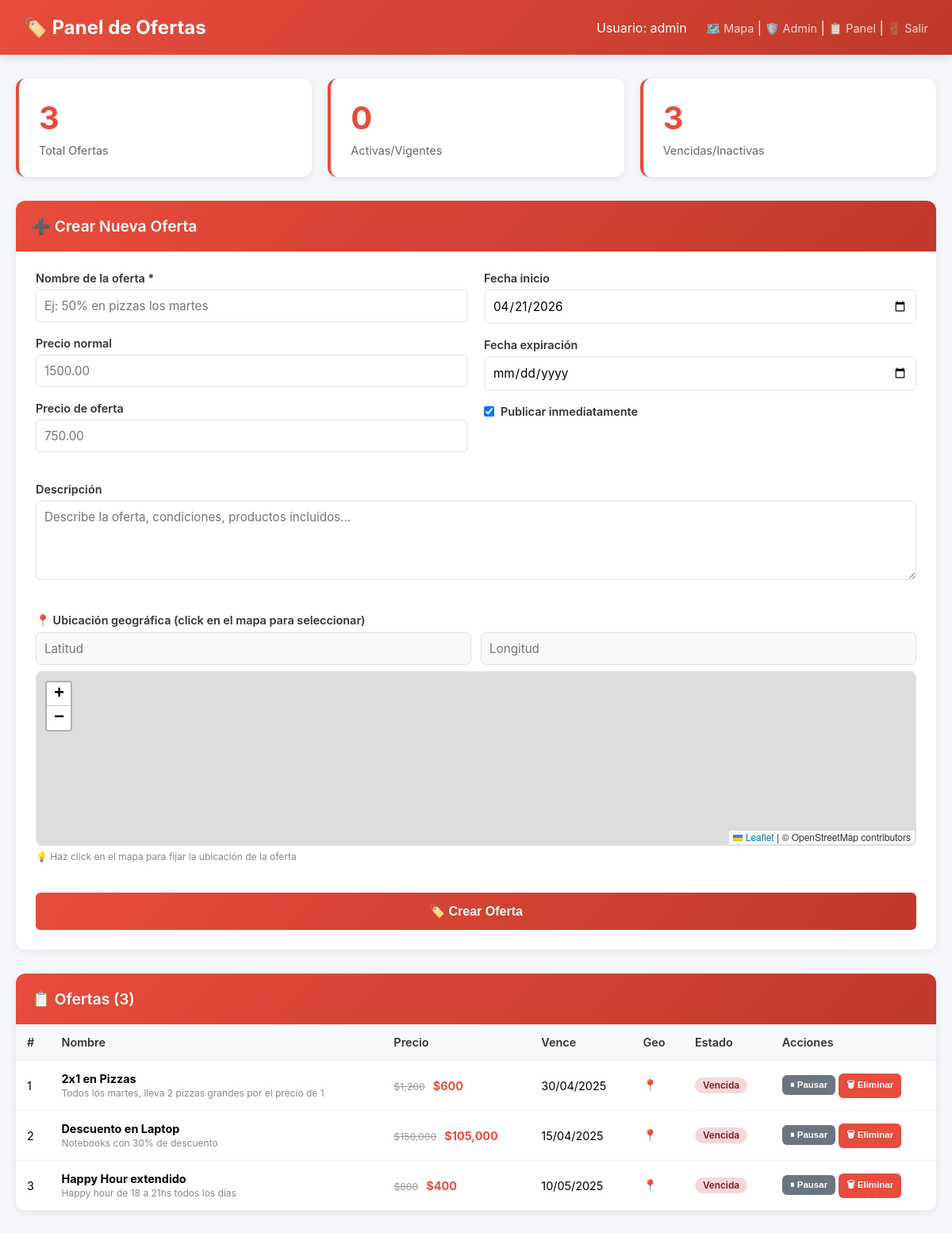
Screenshot of /admin/ofertas/dashboard.php (signed in) with the database file from the repository.
### tables this page shows
CREATE TABLE `ofertas` (
  `id` int(11) NOT NULL,
  `nombre` varchar(255) NOT NULL,
  `descripcion` text DEFAULT NULL,
  `precio_normal` decimal(10,2) DEFAULT NULL,
  `precio_oferta` decimal(10,2) DEFAULT NULL,
  `fecha_inicio` date NOT NULL,
  `fecha_expiracion` date DEFAULT NULL,
  `imagen_url` varchar(255) DEFAULT NULL,
  `lat` decimal(10,8) NOT NULL COMMENT 'Latitud de la oferta',
  `lng` decimal(11,8) NOT NULL COMMENT 'Longitud de la oferta',
  `business_id` int(11) DEFAULT NULL COMMENT 'ID del negocio relacionado (si aplica)',
  `activo` tinyint(1) NOT NULL DEFAULT 1,
  `created_at` timestamp NOT NULL DEFAULT current_timestamp(),
  `updated_at` timestamp NOT NULL DEFAULT current_timestamp() ON UPDATE current_timestamp(),
  `es_destacada` tinyint(1) NOT NULL DEFAULT 0
);

### models/Oferta.php (called while the page is built, shortened)
<?php
class Oferta
{
    public static function getAll(): array
    {
        $db = Database::getInstance()->getConnection();
        return $db->query("SELECT * FROM ofertas ORDER BY created_at DESC")
                  ->fetchAll(PDO::FETCH_ASSOC);
    }
    public static function getStats(): array
    {
        $db  = Database::getInstance()->getConnection();
        $row = $db->query(
            "SELECT
                COUNT(*)                                           AS total,
                SUM(activo = 1 AND (fecha_expiracion IS NULL OR fecha_expiracion >= CURDATE())) AS activas,
                SUM(activo = 0 OR fecha_expiracion < CURDATE())   AS vencidas
             FROM ofertas"
        )->fetch(PDO::FETCH_ASSOC);
        return $row ?: ['total' => 0, 'activas' => 0, 'vencidas' => 0];
    }
}

### admin/ofertas/dashboard.php (the view, shortened to what this page needs)
<?php
require_once __DIR__ . '/../../models/Oferta.php';
$ofertas = Oferta::getAll();
$stats   = Oferta::getStats();
?>
<!DOCTYPE html>
<html lang="es">
<head>
    <link rel="stylesheet" href="https://unpkg.com/leaflet@1.9.4/dist/leaflet.css" />
</head>
<body>
<header>
    <h1>🏷️ Panel de Ofertas</h1>
    <div>
        <span style="margin-right:20px;">Usuario: <?php echo htmlspecialchars($_SESSION['user_name']); ?></span>
        <a href="/">🗺️ Mapa</a> |
        <a href="/admin/dashboard.php">🛡️ Admin</a> |
        <a href="/admin/index.php">📋 Panel</a> |
        <a href="/logout">🚪 Salir</a>
    </div>
</header>
<div class="container">
    <div class="stats">
        <div class="stat-card">
            <div class="number"><?php echo $stats['total']; ?></div>
            <div class="label">Total Ofertas</div>
        </div>
        <div class="stat-card">
            <div class="number"><?php echo $stats['activas']; ?></div>
            <div class="label">Activas/Vigentes</div>
        </div>
        <div class="stat-card">
            <div class="number"><?php echo $stats['vencidas']; ?></div>
            <div class="label">Vencidas/Inactivas</div>
        </div>
    </div>
    <div class="section">
        <div class="section-header">➕ Crear Nueva Oferta</div>
        <form method="post" class="form-grid">
            <div>
                <div class="form-group">
                    <label>Nombre de la oferta *</label>
                    <input type="text" name="nombre" required placeholder="Ej: 50% en pizzas los martes">
                </div>
                <div class="form-group">
                    <label>Precio normal</label>
                    <input type="number" name="precio_normal" step="0.01" min="0" placeholder="1500.00">
                </div>
                <div class="form-group">
                    <label>Precio de oferta</label>
                    <input type="number" name="precio_oferta" step="0.01" min="0" placeholder="750.00">
                </div>
            </div>
            <div>
                <div class="form-group">
                    <label>Fecha inicio</label>
                    <input type="date" name="fecha_inicio" value="<?php echo date('Y-m-d'); ?>">
                </div>
                <div class="form-group">
                    <label>Fecha expiración</label>
                    <input type="date" name="fecha_expiracion">
                </div>
                <div class="form-group" style="display:flex;align-items:center;gap:8px;">
                    <input type="checkbox" name="activo" id="activo" checked style="width:auto;margin:0;">
                    <label for="activo" style="margin:0;font-weight:600;cursor:pointer;">Publicar inmediatamente</label>
                </div>
            </div>
            <div class="form-full">
                <div class="form-group">
                    <label>Descripción</label>
                    <textarea name="descripcion" placeholder="Describe la oferta, condiciones, productos incluidos..."></textarea>
                </div>
            </div>
            <div class="form-full">
                <div class="form-group">
                    <label>📍 Ubicación geográfica (click en el mapa para seleccionar)</label>
                    <div class="geo-row">
                        <input type="number" name="lat" id="input-lat" step="any" placeholder="Latitud" readonly style="background:#f8f9fa;">
                        <input type="number" name="lng" id="input-lng" step="any" placeholder="Longitud" readonly style="background:#f8f9fa;">
                    </div>
                    <div id="mini-map"></div>
                    <p style="font-size:12px;color:#888;margin-top:6px;">💡 Haz click en el mapa para fijar la ubicación de la oferta</p>
                </div>
            </div>
            <div class="form-full">
                <button type="submit" class="btn btn-primary" style="width:100%;padding:14px;font-size:1em;">🏷️ Crear Oferta</button>
            </div>
        </form>
    </div>
    <div class="section">
        <div class="section-header">📋 Ofertas (<?php echo count($ofertas); ?>)</div>
        <?php if (empty($ofertas)): ?>
            <div style="padding:30px;text-align:center;color:#999;">No hay ofertas aún</div>
        <?php else: ?>
            <table>
                <thead>
                    <tr>
                        <th>#</th>
                        <th>Nombre</th>
                        <th>Precio</th>
                        <th>Vence</th>
                        <th>Geo</th>
                        <th>Estado</th>
                        <th>Acciones</th>
                    </tr>
                </thead>
                <tbody>
                    <?php foreach ($ofertas as $o):
                        $expired = $o['fecha_expiracion'] && $o['fecha_expiracion'] < date('Y-m-d');
                        $badgeClass = !$o['activo'] ? 'badge-inactive' : ($expired ? 'badge-expired' : 'badge-active');
                        $badgeLabel = !$o['activo'] ? 'Inactiva' : ($expired ? 'Vencida' : 'Activa');
                    ?>
                    <tr>
                        <td><?php echo $o['id']; ?></td>
                        <td>
                            <strong><?php echo htmlspecialchars($o['nombre']); ?></strong>
                            <?php if ($o['descripcion']): ?>
                                <br><small style="color:#888;"><?php echo htmlspecialchars(substr($o['descripcion'], 0, 60)); ?><?php echo strlen($o['descripcion']) > 60 ? '…' : ''; ?></small>
                            <?php endif; ?>
                        </td>
                        <td>
                            <?php if ($o['precio_normal']): ?>
                                <span class="price-old">$<?php echo number_format($o['precio_normal'], 0); ?></span>
                            <?php endif; ?>
                            <?php if ($o['precio_oferta']): ?>
                                <span class="price-tag">$<?php echo number_format($o['precio_oferta'], 0); ?></span>
                            <?php else: ?>
                                <span style="color:#999;">—</span>
                            <?php endif; ?>
                        </td>
                        <td><?php echo $o['fecha_expiracion'] ? date('d/m/Y', strtotime($o['fecha_expiracion'])) : '<span style="color:#999;">Sin vencimiento</span>'; ?></td>
                        <td><?php echo ($o['lat'] && $o['lng']) ? '<span style="color:#27ae60;">📍</span>' : '<span style="color:#ccc;">—</span>'; ?></td>
                        <td><span class="badge <?php echo $badgeClass; ?>"><?php echo $badgeLabel; ?></span></td>
                        <td style="white-space:nowrap;">
                            <form method="post" class="inline-form">
                                <button type="submit" class="btn btn-secondary" style="padding:6px 10px;font-size:.8em;">
                                    <?php echo $o['activo'] ? '⏸ Pausar' : '▶ Activar'; ?>
                                </button>
                            </form>
                            <form method="post" class="inline-form" onsubmit="return confirm('¿Eliminar esta oferta?')">
                                <button type="submit" class="btn btn-danger" style="padding:6px 10px;font-size:.8em;">🗑 Eliminar</button>
                            </form>
                        </td>
                    </tr>
                    <?php endforeach; ?>
                </tbody>
            </table>
        <?php endif; ?>
    </div>
</div>
</body>
</html>

### admin/ofertas/dashboard.php (style rules this page uses)
* { box-sizing: border-box; }
body { font-family: -apple-system, BlinkMacSystemFont, 'Segoe UI', sans-serif; margin: 0; background: #f5f6fa; }
header { background: linear-gradient(135deg, #e74c3c 0%, #c0392b 100%); color: white; padding: 20px 30px; display: flex; justify-content: space-between; align-items: center; box-shadow: 0 4px 12px rgba(0,0,0,.1); }
header h1 { margin: 0; font-size: 1.5em; }
header a { color: rgba(255,255,255,.8); text-decoration: none; font-size: .9em; transition: color .3s; }
.container { max-width: 1200px; margin: 30px auto; padding: 0 20px; }
.stats { display: grid; grid-template-columns: repeat(auto-fit, minmax(180px, 1fr)); gap: 20px; margin-bottom: 30px; }
.stat-card { background: white; padding: 25px; border-radius: 12px; box-shadow: 0 2px 8px rgba(0,0,0,.08); border-left: 4px solid #e74c3c; }
.stat-card .number { font-size: 2.5em; font-weight: bold; color: #e74c3c; }
.stat-card .label { color: #666; font-size: .9em; margin-top: 8px; }
.section { background: white; border-radius: 12px; box-shadow: 0 2px 8px rgba(0,0,0,.08); margin-bottom: 30px; overflow: hidden; }
.section-header { background: linear-gradient(135deg, #e74c3c 0%, #c0392b 100%); color: white; padding: 20px; font-size: 1.2em; font-weight: 600; }
.form-group { margin-bottom: 18px; }
.form-group label { display: block; margin-bottom: 6px; font-weight: 600; color: #333; font-size: .9em; }
.form-group input, .form-group textarea, .form-group select { width: 100%; padding: 10px; border: 1px solid #e0e0e0; border-radius: 6px; font-family: inherit; font-size: .95em; }
.form-group textarea { resize: vertical; min-height: 100px; }
.form-grid { padding: 25px; display: grid; grid-template-columns: 1fr 1fr; gap: 20px; }
.form-full { grid-column: 1/-1; }
.geo-row { display: grid; grid-template-columns: 1fr 1fr; gap: 12px; }
#mini-map { height: 220px; border-radius: 8px; border: 2px solid #e0e0e0; margin-top: 8px; }
table { width: 100%; border-collapse: collapse; }
th, td { padding: 14px; text-align: left; border-bottom: 1px solid #f0f0f0; font-size: .9em; }
th { background: #f8f9fa; font-weight: 600; color: #333; }
.badge { display: inline-block; padding: 3px 10px; border-radius: 20px; font-size: .82em; font-weight: 600; }
.badge-expired { background: #f8d7da; color: #721c24; }
.btn { padding: 9px 14px; border: none; border-radius: 6px; cursor: pointer; font-size: .88em; font-weight: 600; transition: all .3s; }
.btn-primary { background: linear-gradient(135deg, #e74c3c 0%, #c0392b 100%); color: white; }
.btn-danger { background: #e74c3c; color: white; }
.btn-secondary { background: #6c757d; color: white; }
.inline-form { display: inline; }
.price-tag { font-weight: 700; color: #e74c3c; }
.price-old { text-decoration: line-through; color: #999; font-size: .85em; margin-right: 6px; }

### rows the page displays
ofertas: id "1", nombre "2x1 en Pizzas", descripcion "Todos los martes, lleva 2 pizzas grandes por el precio de 1", precio_normal "1,200", precio_oferta "600", fecha_expiracion "30/04/2025", badgeLabel "Vencida", shows "⏸ Pausar"
ofertas: id "2", nombre "Descuento en Laptop", descripcion "Notebooks con 30% de descuento", precio_normal "150,000", precio_oferta "105,000", fecha_expiracion "15/04/2025", badgeLabel "Vencida", shows "⏸ Pausar"
ofertas: id "3", nombre "Happy Hour extendido", descripcion "Happy hour de 18 a 21hs todos los días", precio_normal "800", precio_oferta "400", fecha_expiracion "10/05/2025", badgeLabel "Vencida", shows "⏸ Pausar"

### other values shown
$_SESSION['user_name'] "admin"
$stats['total'] "3"
$stats['activas'] "0"
$stats['vencidas'] "3"
count($ofertas) "3"
